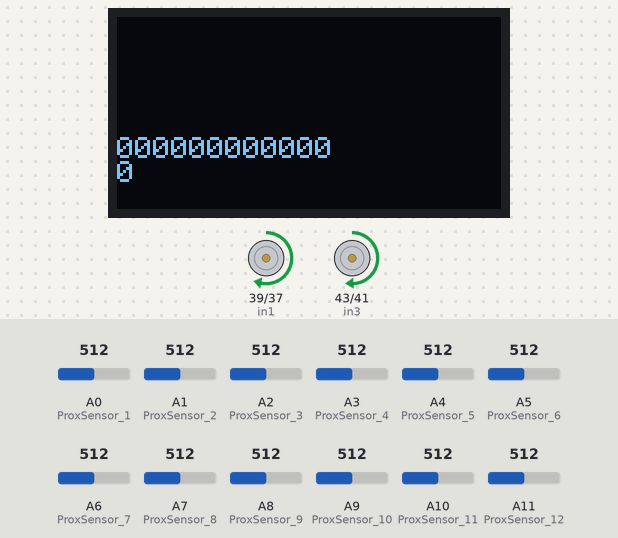
A sketch run on a simulated Arduino Mega 2560, built with avr-gcc and run on an emulated ATmega2560. Shown: 128×64 one-colour display, motor-driver pin pairs drawn as motors (green arrow = first pin HIGH = forward, orange = second pin HIGH = backward, longer = more drive, scaled by the enable pin). Inputs (shaded band) come from the test bench; at power-on: A6 (ProxSensor_7) = 512, A0 (ProxSensor_1) = 512, A7 (ProxSensor_8) = 512, A3 (ProxSensor_4) = 512, A2 (ProxSensor_3) = 512, A11 (ProxSensor_12) = 512, A1 (ProxSensor_2) = 512, A4 (ProxSensor_5) = 512, A5 (ProxSensor_6) = 512, A8 (ProxSensor_9) = 512, A9 (ProxSensor_10) = 512, A10 (ProxSensor_11) = 512. What the sketch prints to the serial monitor is not drawn.

Above: at 3.2 s.
3.3 s: A6 (ProxSensor_7) set to 493
At 4.78 s:
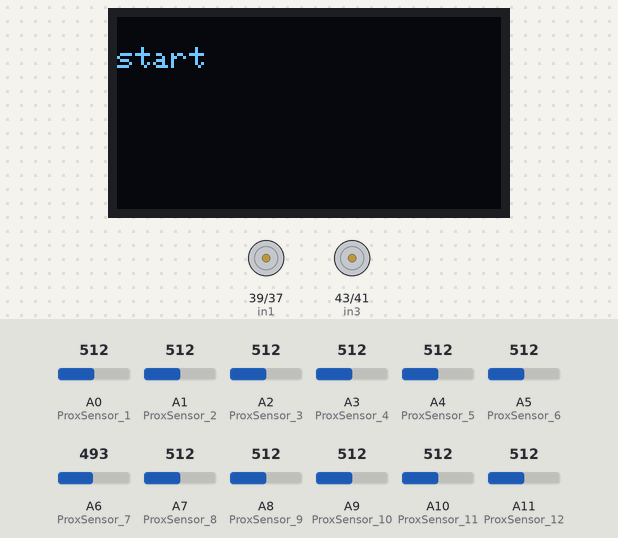
6.1 s: A0 (ProxSensor_1) set to 490
At 6.83 s:
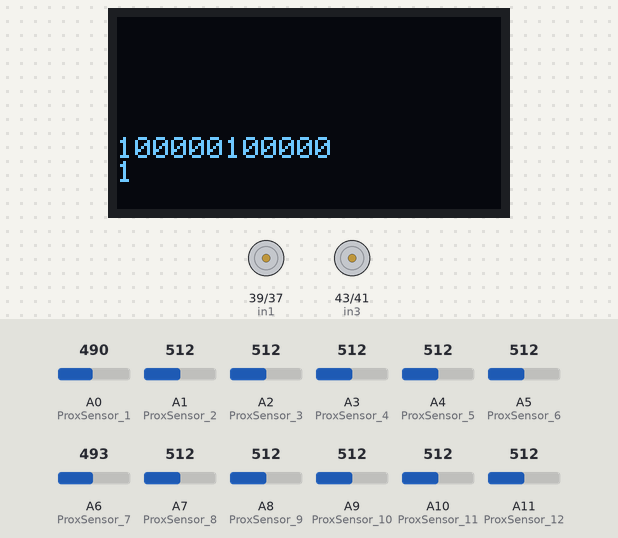
9.1 s: A7 (ProxSensor_8) set to 491
At 9.28 s:
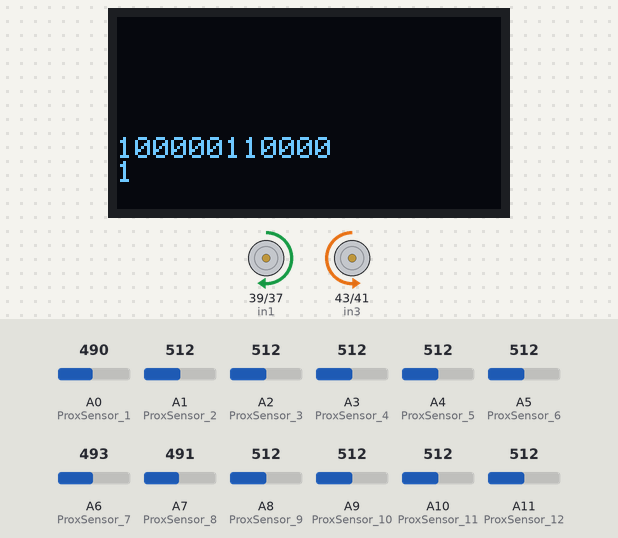
11.2 s: A3 (ProxSensor_4) set to 490
At 11.9 s:
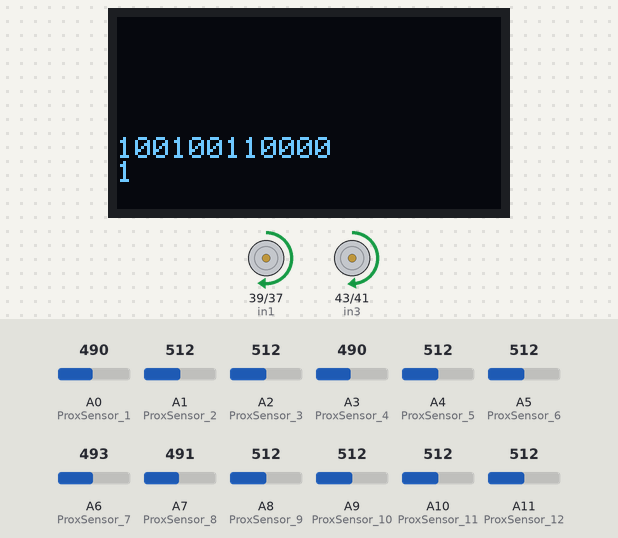
12.9 s: A2 (ProxSensor_3) set to 490
At 13.8 s:
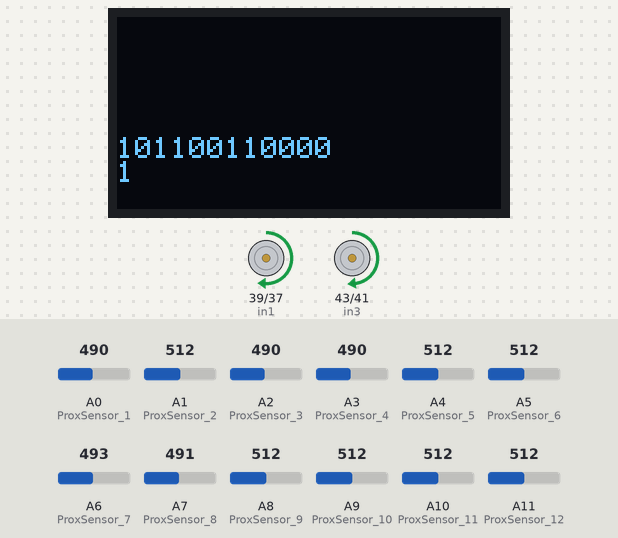
14.7 s: A11 (ProxSensor_12) set to 490
At 15.6 s:
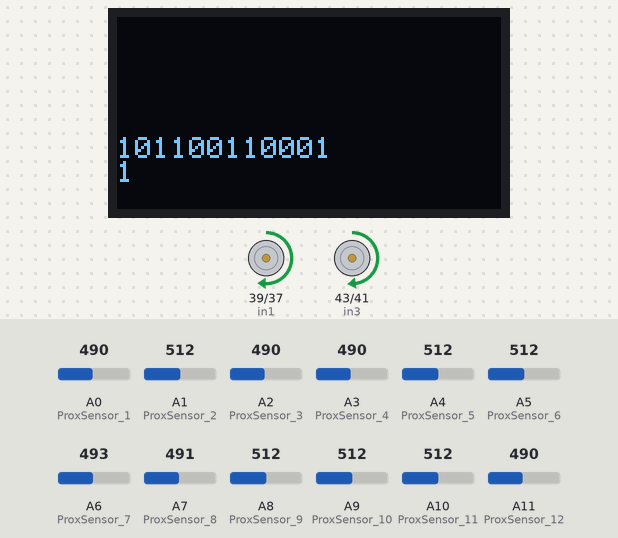
Timing chart, 0 to 65.2 s (numbered marks = the images above; inputs shaded):
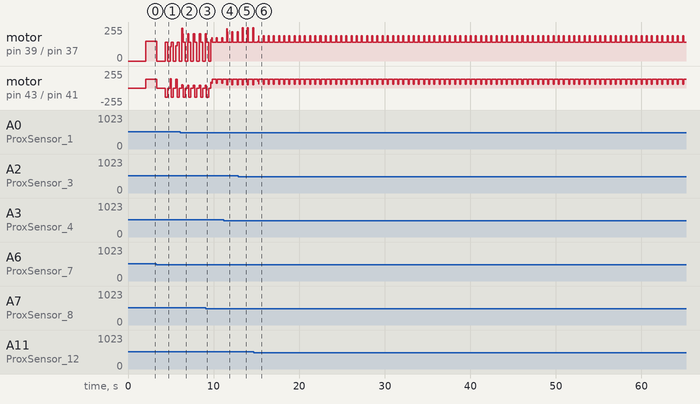

Measured:
- the behaviour switches between 500 and 499 on A6 (ProxSensor_7) (found by bisection; images 0 and 1)
- the behaviour switches between 500 and 499 on A7 (ProxSensor_8) (found by bisection; images 2 and 3)
- after the input at 11.2 s, the display: changes after 0.28 s (image 4)
- after the input at 12.9 s, the display: changes after 0.40 s (image 5)
- after the input at 14.7 s, the display: changes after 0.41 s (image 6)
- what the display in image 1 shows lasts 0.5 s, from 4.4 s to 4.9 s

The sketch:

Arrow_Following_V01.ino
```cpp
# include <Wire.h>
#include <Adafruit_GFX.h>
#include <Adafruit_SSD1306.h>
#include <QMC5883LCompass.h>
QMC5883LCompass compass;

#define SCREEN_WIDTH 128 // OLED display width,  in pixels
#define SCREEN_HEIGHT 64 // OLED display height, in pixels
#define NUM_SENSORS 12   //For floor pattern
#define NUM_VALUES 6   //for floor pattern


// declare an SSD1306 display object connected to I2C
Adafruit_SSD1306 oled(SCREEN_WIDTH, SCREEN_HEIGHT, &Wire, -1);


int sensorValues[NUM_SENSORS][NUM_VALUES];  // For 12 line sensors to store 10 previous values
int lineSensorCount[3] = {0, 0, 0} ;

///////////////////////////// IR sensor pins /////////////////////////////////////////////

const int ProxSensor_1=A0;       // 6 Right
const int ProxSensor_2=A1;       // 5 Right
const int ProxSensor_3=A2;       // 4 Right
const int ProxSensor_4=A3;       // 3 Right
const int ProxSensor_5=A4;       // 2 Right
const int ProxSensor_6=A5;       // 1 Right
const int ProxSensor_7=A6;       // 1 left
const int ProxSensor_8=A7;       // 2 left
const int ProxSensor_9=A8;       // 3 left
const int ProxSensor_10=A9;      // 4 left
const int ProxSensor_11=A10;     // 5 left
const int ProxSensor_12=A11;     // 6 left

///////////////////////////////////////////////////////////////////////////////////////////


int inputVal[12] = {0,0,0,0,0,0,0,0,0,0,0,0};

// Motor A connections
int enA = 2;
int in1 = 39;    //5
int in2 = 37;   //4
// Motor B connections
int enB = 3;
int in3 = 43;     //7
int in4 = 41;    //6


void setup()
{
  Serial.begin(9600);
  //Initialize magnetometer
  compass.init();
   // initialize OLED display with address 0x3C for 128x64
  if (!oled.begin(SSD1306_SWITCHCAPVCC, 0x3C)) {
          Serial.println(F("SSD1306 allocation failed"));
          while (true);
  }


  // initialize sensor values to 0
  for (int i = 0; i < NUM_SENSORS; i++) {
      for (int j = 0; j < NUM_VALUES; j++) {
        sensorValues[i][j] = 0;
      }
  }

  /////////////////////////////////////////////////////////////


  pinMode(ProxSensor_1,INPUT);
  pinMode(ProxSensor_2,INPUT);
  pinMode(ProxSensor_3,INPUT);
  pinMode(ProxSensor_4,INPUT);
  pinMode(ProxSensor_5,INPUT);
  pinMode(ProxSensor_6,INPUT);
  pinMode(ProxSensor_7,INPUT);
  pinMode(ProxSensor_8,INPUT);
  pinMode(ProxSensor_9,INPUT);
  pinMode(ProxSensor_10,INPUT);
  pinMode(ProxSensor_11,INPUT);
  pinMode(ProxSensor_12,INPUT);


  // Set all the motor control pins to outputs
	pinMode(enA, OUTPUT);
	pinMode(enB, OUTPUT);
	pinMode(in1, OUTPUT);
	pinMode(in2, OUTPUT);
	pinMode(in3, OUTPUT);
	pinMode(in4, OUTPUT);

	// Turn off motors - Initial state
	digitalWrite(in1, LOW);
	digitalWrite(in2, LOW);
	digitalWrite(in3, LOW);
	digitalWrite(in4, LOW);

  delay(2000);         // wait for initializing
  oled.clearDisplay(); // clear display

  oled.setTextSize(1);          // text size
  oled.setTextColor(WHITE);     // text color
  oled.setCursor(0, 10);        // position to display
  oled.println("TEAM SPECTRO"); // text to display
  oled.display();               // show on OLED


}


int count = 0;


int error_list[5] = {0,0,0,0,0};  //For both pid and straight line pid functions (Change if necessary)


////////////  For curved paths   //////////////////
float kp = 1.5;
float kd = 0.7;

float ki = 0.0000;

////////////// For both curve and straight pids ///////
int error = 0;
int d_error = 0;
int  i_error = 0;

bool whiteDetected = false;
bool blackAgain = true;

int leftSensorVal = 0;
int rightSensorVal = 0;

int currentAllIR = 0;
int currentLeftIR = 0;
int currentRightIR = 0;


void loop(){


  arrowReadLineSensors();

  if ((whiteDetected == true) && (blackAgain == true)) {
    stop();
    delay(1000);
    blackAgain = false ;
    printToOled(10, "start");
  }


  if (whiteDetected == true){

    if (currentAllIR >= 5){
      int diff_IR[12];
      int leftDiff = 0;
      int rightDiff = 0;

      for (int i = 0; i<12; i++){
        diff_IR[i] = inputVal[i];
      }

      forward(120,110);
      delay(100);
      stop();
      delay(400);
      arrowReadLineSensors();

      for (int i = 0; i<12; i++){
        diff_IR[i] -= inputVal[i];

        if (i%6 == 0){
            leftDiff += diff_IR[i];
        }
        else{
            rightDiff += diff_IR[i];
        }
        if (leftDiff > rightDiff){
          turnLeft(110);
          delay(400);
        }
        else{
          turnRight(110);
          delay(400);

        }
        printToOled(10, "one");
      }
    }

    if (leftSensorVal > rightSensorVal){
        turnLeft(140);
        delay(250);
        leftSensorVal = 0;
        rightSensorVal = 0;
        stop() ;
        delay(200)    ;
        pidArrowFollower();
        printToOled(10, "two");
    }

    else if (leftSensorVal > rightSensorVal){
        turnRight(140);
        delay(250);
        leftSensorVal = 0;
        rightSensorVal = 0;
        stop() ;
        delay(200)    ;
        pidArrowFollower();
        printToOled(10, "three");
    }
    else{
      forward(140,130);
      delay(400);
      pidArrowFollower();
    }
    pidArrowFollower();

  }


  if (whiteDetected == false){
    forward(150,135);
    blackAgain = true ;
    leftSensorVal = 0;
    rightSensorVal = 0;
    printToOled(10, "end")  ;
  }
}


void arrowReadLineSensors(){

  inputVal[0]  = analogRead(ProxSensor_1);
  inputVal[1]  = analogRead(ProxSensor_2);
  inputVal[2]  = analogRead(ProxSensor_3);
  inputVal[3]  = analogRead(ProxSensor_4);
  inputVal[4]  = analogRead(ProxSensor_5);
  inputVal[5]  = analogRead(ProxSensor_6);
  inputVal[6]  = analogRead(ProxSensor_7);
  inputVal[7]  = analogRead(ProxSensor_8);
  inputVal[8]  = analogRead(ProxSensor_9);
  inputVal[9]  = analogRead(ProxSensor_10);
  inputVal[10] = analogRead(ProxSensor_11);
  inputVal[11] = analogRead(ProxSensor_12);


  for (int i = 0; i<12; i++){  //Convert analog inputs to digital
    if(inputVal[i]<500){
          inputVal[i] = 1;
    }
    else{
          inputVal[i] = 0;
    }
    Serial.print(inputVal[i]);
    Serial.print(" ");

  }
  oled.clearDisplay();          // clear display
  oled.setTextSize(1);          // text size
  oled.setTextColor(WHITE);     // text color
  oled.setCursor(0, 40);

  whiteDetected = false;

    currentAllIR = 0;
    currentLeftIR = 0;
    currentRightIR = 0;


  for (int i = 0 ; i<12 ; i++){

      if ((inputVal[i] == 1) && (i<8) && (i>3)){
      whiteDetected = true;

      if (i%6 == 0){
        leftSensorVal += 1;
        currentLeftIR += 1;
      }

      else{
        rightSensorVal += 1;
        currentRightIR += 1;
      }

    }

    oled.print(inputVal[i]); // text to display
    oled.print("");


  }

  oled.println("");
  oled.println(whiteDetected); // text to display
  oled.display();               // show on OLED
  Serial.println();

  // shift values
  for (int i = 0; i < NUM_SENSORS; i++) {
    for (int j = NUM_VALUES - 1; j > 0; j--) {
      sensorValues[i][j] = sensorValues[i][j-1];
    }
  }

  for (int i = 0; i < NUM_SENSORS; i++) {
    //sensorValues[i][0] = analogRead(i);
    sensorValues[i][0] = inputVal[i];
  }

  for (int i = 0; i<3; i++){      // for 3 sensor regions
    lineSensorCount[i] = 0; //initial Value
    for(int j = 0; j<4;  j++){
        lineSensorCount[i] += inputVal[4*i+j];
    }

  }
}

void pidArrowFollower(){
  //floorPattern();
  arrowReadLineSensors();
  //Error function
  error = 10*(inputVal[0]*6 +inputVal[1]*5 +inputVal[2]*4 + inputVal[3]*3 +inputVal[4]*2 + inputVal[5] -(inputVal[11]*6 +inputVal[10]*5 +inputVal[9]*4 + inputVal[8]*3 +inputVal[7]*2 + inputVal[6]) ) ; //(2*(inputVal[0]+inputVal[1]+inputVal[2]+inputVal[3]+inputVal[4]+inputVal[5]+inputVal[6]));

  for (int i = 0; i<4 ; i++){   //Shift and store the error
    error_list[i] = error_list[i+1];
  }
  error_list[4] = error;

  d_error = error_list[4] - error_list[3];   //derivative

  i_error = i_error + error;                 //integral
  int pid = kp*error + kd*d_error + ki*i_error;

  oled.clearDisplay();
  oled.setTextSize(1);
  oled.setTextColor(WHITE);
  oled.setCursor(0, 40);
  for(int j=0; j<12; j++){
        oled.print(inputVal[j]);
  }


  oled.display();

  int base_speed = 130;
  int plus_speed = 130;
  int min_speed = 130;

  //base_speed = 80;
  plus_speed = base_speed + pid;
  min_speed = base_speed - pid-10;


  //Set maimum and minimum values for pid
  if (base_speed + pid > 250){
    plus_speed =250;
  }

  else if(base_speed - pid > 250){
    min_speed = 250;
  }

  if (base_speed + pid < 50){
    plus_speed = 50;
  }

  else if (base_speed - pid < 50){
    min_speed =50;
  }

  oled.setTextSize(1);
  oled.setTextColor(WHITE);
  oled.setCursor(0, 50);
  oled.print(pid);
  oled.print("    ");
  oled.print(plus_speed);
  oled.print("    ");
  oled.println(min_speed);
  oled.display();

  forward(plus_speed,min_speed);

}

void forward(int lSpeed, int rSpeed){
  analogWrite(enA, lSpeed);
  analogWrite(enB, rSpeed);
  digitalWrite(in1, HIGH);
  digitalWrite(in2, LOW) ;
  digitalWrite(in3, HIGH);
  digitalWrite(in4, LOW) ;
}

void stop(){
  analogWrite(enA, 100);
  analogWrite(enB, 100);
  digitalWrite(in1, LOW);
  digitalWrite(in2, LOW) ;
  digitalWrite(in3, LOW);
  digitalWrite(in4, LOW) ;
}

void turnLeft(int turningSpeed){
  analogWrite(enA, turningSpeed);
  analogWrite(enB, turningSpeed);
  digitalWrite(in1, HIGH);
  digitalWrite(in2, LOW) ;
  digitalWrite(in3, LOW);
  digitalWrite(in4, HIGH) ;
}

void turnRight(int turningSpeed){
  analogWrite(enA, turningSpeed);
  analogWrite(enB, turningSpeed);
  digitalWrite(in1, LOW);
  digitalWrite(in2, HIGH) ;
  digitalWrite(in3, HIGH);
  digitalWrite(in4, LOW) ;

}

void printToOled(int y, String text){
  oled.clearDisplay();           // clear display
  oled.setTextSize(1);           // text size
  oled.setTextColor(WHITE);      // text color
  oled.setCursor(0, y);          // position to display
  oled.println(text);            // text to display
  oled.display();                // show on OLED
}
```
